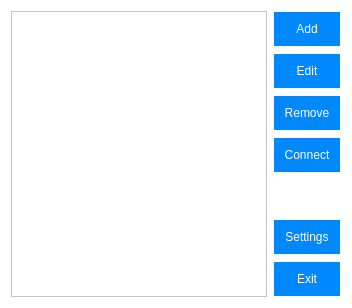
<?xml version="1.0" encoding="UTF-8"?>
<ui version="4.0">
 <class>ContactListWindow</class>
 <widget class="QWidget" name="ContactListWindow">
  <property name="sizePolicy">
   <sizepolicy hsizetype="MinimumExpanding" vsizetype="MinimumExpanding">
    <horstretch>0</horstretch>
    <verstretch>0</verstretch>
   </sizepolicy>
  </property>
  <property name="minimumSize">
   <size>
    <width>300</width>
    <height>300</height>
   </size>
  </property>
  <property name="windowTitle">
   <string>SVoIP</string>
  </property>
  <property name="windowIcon">
   <iconset resource="../res/res.qrc">
    <normaloff>:/icon/app_icon.png</normaloff>:/icon/app_icon.png</iconset>
  </property>
  <property name="styleSheet">
   <string notr="true">/*Global*/
QWidget{
background-color:white;
}

/*QPushButton*/
QPushButton{
background-color:#08f;
color:white;
border:none;
padding: 10 10;
margin:1;
}
QPushButton::hover{
background-color:#09f;
}
QPushButton::pressed{
background-color:#07f;
}</string>
  </property>
  <layout class="QHBoxLayout" name="horizontalLayout">
   <item>
    <widget class="QListWidget" name="list">
     <property name="sortingEnabled">
      <bool>true</bool>
     </property>
    </widget>
   </item>
   <item>
    <layout class="QVBoxLayout" name="verticalLayout">
     <item>
      <widget class="QPushButton" name="add">
       <property name="text">
        <string>Add</string>
       </property>
      </widget>
     </item>
     <item>
      <widget class="QPushButton" name="edit">
       <property name="text">
        <string>Edit</string>
       </property>
      </widget>
     </item>
     <item>
      <widget class="QPushButton" name="remove">
       <property name="text">
        <string>Remove</string>
       </property>
      </widget>
     </item>
     <item>
      <widget class="QPushButton" name="connect">
       <property name="text">
        <string>Connect</string>
       </property>
      </widget>
     </item>
     <item>
      <spacer name="verticalSpacer">
       <property name="orientation">
        <enum>Qt::Vertical</enum>
       </property>
       <property name="sizeHint" stdset="0">
        <size>
         <width>20</width>
         <height>40</height>
        </size>
       </property>
      </spacer>
     </item>
     <item>
      <widget class="QPushButton" name="settings">
       <property name="enabled">
        <bool>true</bool>
       </property>
       <property name="text">
        <string>Settings</string>
       </property>
      </widget>
     </item>
     <item>
      <widget class="QPushButton" name="exit">
       <property name="text">
        <string>Exit</string>
       </property>
      </widget>
     </item>
    </layout>
   </item>
  </layout>
 </widget>
 <resources>
  <include location="../res/res.qrc"/>
 </resources>
 <connections/>
</ui>
